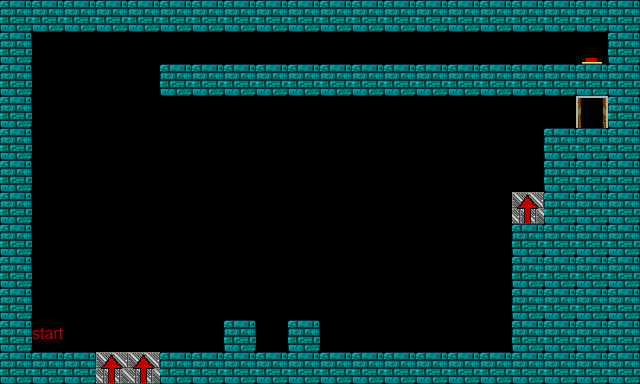

The image is a tile-based game level rendered from a .tmx file. Its description and complete source (layers, tilesets, objects, tile grids) follow:
An orthogonal 20x12 tile map with 32x32 px tiles, 1 tile layer (Tile Layer 1).

<map version="1.0" orientation="orthogonal" width="20" height="12" tilewidth="32" tileheight="32">
 <tileset firstgid="1" name="map" tilewidth="32" tileheight="32">
  <image source="map.png" trans="000000" width="160" height="160" />
 </tileset>
 <layer name="Tile Layer 1" width="20" height="12">
  <data>
   <tile gid="1" />
   <tile gid="1" />
   <tile gid="1" />
   <tile gid="1" />
   <tile gid="1" />
   <tile gid="1" />
   <tile gid="1" />
   <tile gid="1" />
   <tile gid="1" />
   <tile gid="1" />
   <tile gid="1" />
   <tile gid="1" />
   <tile gid="1" />
   <tile gid="1" />
   <tile gid="1" />
   <tile gid="1" />
   <tile gid="1" />
   <tile gid="1" />
   <tile gid="1" />
   <tile gid="1" />
   <tile gid="1" />
   <tile gid="0" />
   <tile gid="0" />
   <tile gid="0" />
   <tile gid="0" />
   <tile gid="0" />
   <tile gid="0" />
   <tile gid="0" />
   <tile gid="0" />
   <tile gid="0" />
   <tile gid="0" />
   <tile gid="0" />
   <tile gid="0" />
   <tile gid="0" />
   <tile gid="0" />
   <tile gid="0" />
   <tile gid="0" />
   <tile gid="0" />
   <tile gid="8" />
   <tile gid="1" />
   <tile gid="1" />
   <tile gid="0" />
   <tile gid="0" />
   <tile gid="0" />
   <tile gid="0" />
   <tile gid="1" />
   <tile gid="1" />
   <tile gid="1" />
   <tile gid="1" />
   <tile gid="1" />
   <tile gid="1" />
   <tile gid="1" />
   <tile gid="1" />
   <tile gid="1" />
   <tile gid="1" />
   <tile gid="1" />
   <tile gid="1" />
   <tile gid="1" />
   <tile gid="1" />
   <tile gid="1" />
   <tile gid="1" />
   <tile gid="0" />
   <tile gid="0" />
   <tile gid="0" />
   <tile gid="0" />
   <tile gid="0" />
   <tile gid="0" />
   <tile gid="0" />
   <tile gid="0" />
   <tile gid="0" />
   <tile gid="0" />
   <tile gid="0" />
   <tile gid="0" />
   <tile gid="0" />
   <tile gid="0" />
   <tile gid="0" />
   <tile gid="0" />
   <tile gid="0" />
   <tile gid="6" />
   <tile gid="1" />
   <tile gid="1" />
   <tile gid="0" />
   <tile gid="0" />
   <tile gid="0" />
   <tile gid="0" />
   <tile gid="0" />
   <tile gid="0" />
   <tile gid="0" />
   <tile gid="0" />
   <tile gid="0" />
   <tile gid="0" />
   <tile gid="0" />
   <tile gid="0" />
   <tile gid="0" />
   <tile gid="0" />
   <tile gid="0" />
   <tile gid="0" />
   <tile gid="1" />
   <tile gid="1" />
   <tile gid="1" />
   <tile gid="1" />
   <tile gid="0" />
   <tile gid="0" />
   <tile gid="0" />
   <tile gid="0" />
   <tile gid="0" />
   <tile gid="0" />
   <tile gid="0" />
   <tile gid="0" />
   <tile gid="0" />
   <tile gid="0" />
   <tile gid="0" />
   <tile gid="0" />
   <tile gid="0" />
   <tile gid="0" />
   <tile gid="0" />
   <tile gid="0" />
   <tile gid="1" />
   <tile gid="1" />
   <tile gid="1" />
   <tile gid="1" />
   <tile gid="0" />
   <tile gid="0" />
   <tile gid="0" />
   <tile gid="0" />
   <tile gid="0" />
   <tile gid="0" />
   <tile gid="0" />
   <tile gid="0" />
   <tile gid="0" />
   <tile gid="0" />
   <tile gid="0" />
   <tile gid="0" />
   <tile gid="0" />
   <tile gid="0" />
   <tile gid="0" />
   <tile gid="11" />
   <tile gid="1" />
   <tile gid="1" />
   <tile gid="1" />
   <tile gid="1" />
   <tile gid="0" />
   <tile gid="0" />
   <tile gid="0" />
   <tile gid="0" />
   <tile gid="0" />
   <tile gid="0" />
   <tile gid="0" />
   <tile gid="0" />
   <tile gid="0" />
   <tile gid="0" />
   <tile gid="0" />
   <tile gid="0" />
   <tile gid="0" />
   <tile gid="0" />
   <tile gid="0" />
   <tile gid="1" />
   <tile gid="1" />
   <tile gid="1" />
   <tile gid="1" />
   <tile gid="1" />
   <tile gid="0" />
   <tile gid="0" />
   <tile gid="0" />
   <tile gid="0" />
   <tile gid="0" />
   <tile gid="0" />
   <tile gid="0" />
   <tile gid="0" />
   <tile gid="0" />
   <tile gid="0" />
   <tile gid="0" />
   <tile gid="0" />
   <tile gid="0" />
   <tile gid="0" />
   <tile gid="0" />
   <tile gid="1" />
   <tile gid="1" />
   <tile gid="1" />
   <tile gid="1" />
   <tile gid="1" />
   <tile gid="0" />
   <tile gid="0" />
   <tile gid="0" />
   <tile gid="0" />
   <tile gid="0" />
   <tile gid="0" />
   <tile gid="0" />
   <tile gid="0" />
   <tile gid="0" />
   <tile gid="0" />
   <tile gid="0" />
   <tile gid="0" />
   <tile gid="0" />
   <tile gid="0" />
   <tile gid="0" />
   <tile gid="1" />
   <tile gid="1" />
   <tile gid="1" />
   <tile gid="1" />
   <tile gid="1" />
   <tile gid="21" />
   <tile gid="0" />
   <tile gid="0" />
   <tile gid="0" />
   <tile gid="0" />
   <tile gid="0" />
   <tile gid="1" />
   <tile gid="0" />
   <tile gid="1" />
   <tile gid="0" />
   <tile gid="0" />
   <tile gid="0" />
   <tile gid="0" />
   <tile gid="0" />
   <tile gid="0" />
   <tile gid="1" />
   <tile gid="1" />
   <tile gid="1" />
   <tile gid="1" />
   <tile gid="1" />
   <tile gid="1" />
   <tile gid="1" />
   <tile gid="11" />
   <tile gid="11" />
   <tile gid="1" />
   <tile gid="1" />
   <tile gid="1" />
   <tile gid="1" />
   <tile gid="1" />
   <tile gid="1" />
   <tile gid="1" />
   <tile gid="1" />
   <tile gid="1" />
   <tile gid="1" />
   <tile gid="1" />
   <tile gid="1" />
   <tile gid="1" />
   <tile gid="1" />
   <tile gid="1" />
  </data>
 </layer>
</map>
